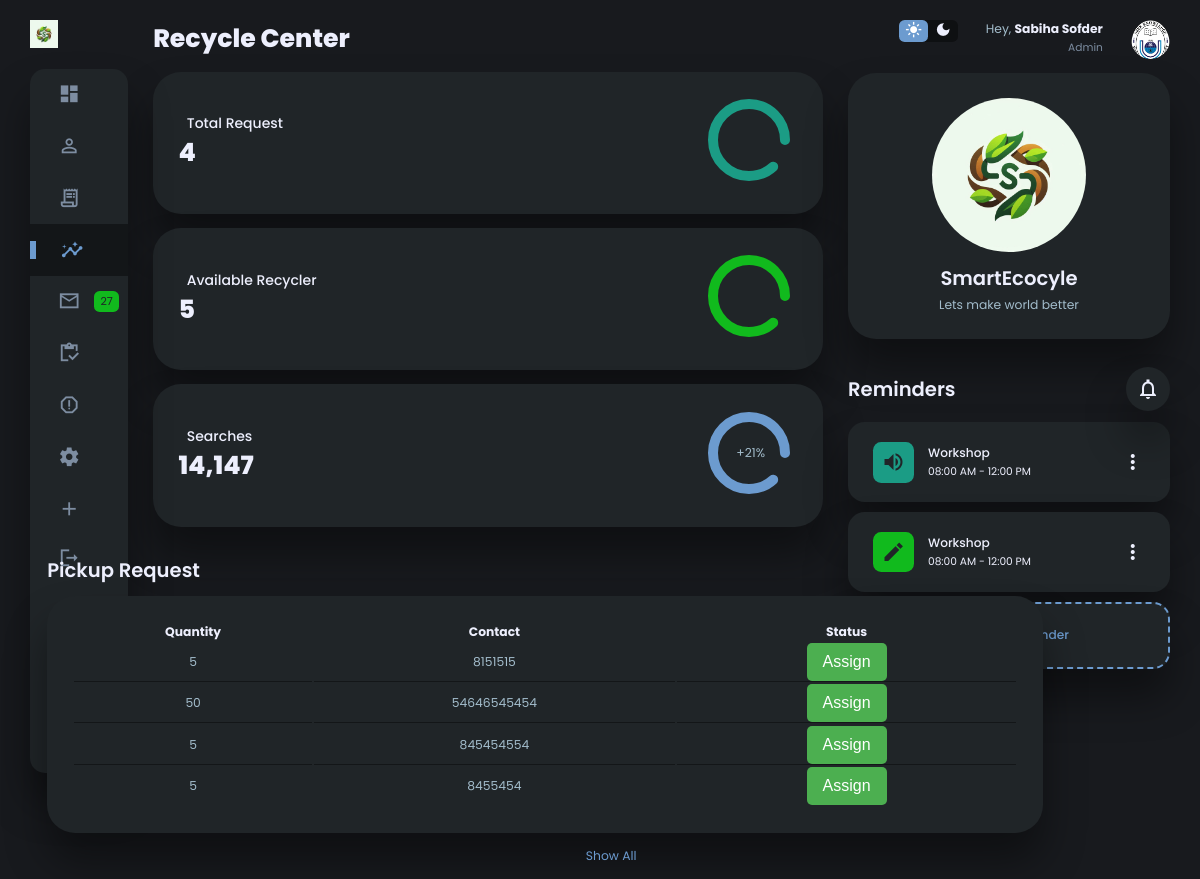
/recycler/ (signed in), run on an earlier commit of the app's database.
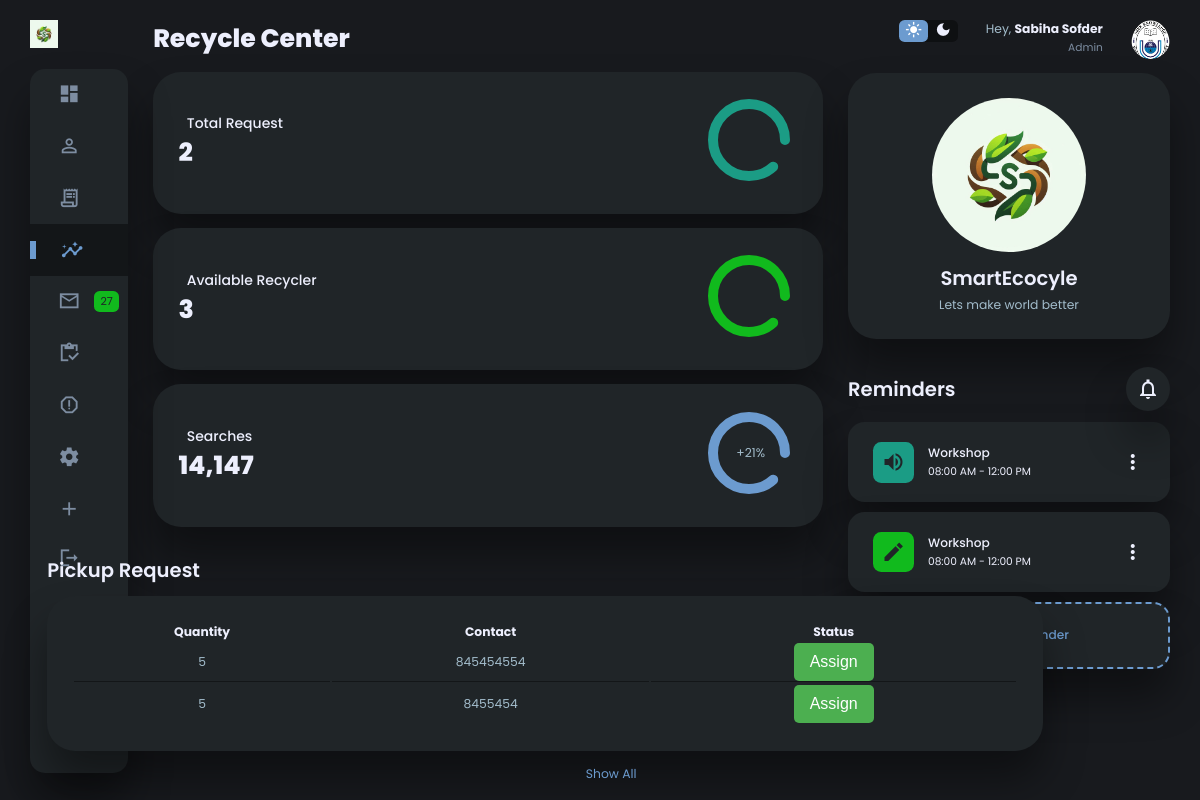
And on a later commit of the database.
### app/models.py (models this page shows, shortened)
class PickupRequest(models.Model):
    address = models.CharField(max_length=255, default="Unknown")
    quantity = models.CharField(max_length=50, default="Unknown")
    contact = models.CharField(max_length=15, default="Unknown")
    latitude = models.DecimalField(max_digits=9, decimal_places=7)
    longitude = models.DecimalField(max_digits=9, decimal_places=7)
    status = models.CharField(max_length=20, default='Pending')
    created_at = models.DateTimeField(auto_now_add=True)

### app/views.py (the view)
# urls.py: path('recycler/', views.recyclerHomepage, name='recycler'),
def recyclerHomepage(request):
    if not request.session.get('is_authenticated'):  # Check session authentication
        return redirect('homepage')
    pickup = PickupRequest.objects.filter()
    pickup_count= len(pickup)
    recycler = Recycler.objects.filter()
    available_recycler= len(recycler)
    args = {
        "pickup": pickup,
        "pickup_count": pickup_count,
        "available_recycler": available_recycler,
        "recycler": recycler,
    }
    return render(request, 'recycler.html',args)

### templates/recycler.html (shortened to what the changed rows need)
<!DOCTYPE html>
<html lang="en">
<head>
    <link rel="stylesheet" href="/static/dashboard.css">
</head>
<body>
    <div class="container">
        <main>
            <h1>Recycle Center</h1>
            <div class="analyse">
                <div class="sales">
                    <div class="status">
                        <div class="info">
                            <h3>Total Request</h3>
                            <h1>{{pickup_count}}</h1>
                        </div>
                    </div>
                </div>
                <div class="visits">
                    <div class="status">
                        <div class="info">
                            <h3>Available Recycler</h3>
                            <h1>{{available_recycler}}</h1>
                        </div>
                    </div>
                </div>
                <div class="searches">
                    <div class="status">
                        <div class="info">
                            <h1>14,147</h1>
                        </div>
                    </div>
                </div>
            </div>
            <div class="recent-orders">
                <h2>Pickup Request</h2>
                <table>
                    <thead>
                        <tr>
                            <th>Quantity</th>
                            <th>Contact</th>
                            <th>Status</th>
                        </tr>
                    </thead>
                    <tbody>
                        {% for i in pickup %}
                        <tr>
                            <td>
                                <p>{{i.quantity}}</p>
                            </td>
                            <td>
                                <p>{{i.contact}}</p>
                            </td>
                            <td>
                                <div class="dropdown">
                                    <button class="dropbtn">Assign</button>
                                </div>
                            </td>
                        </tr>
                        {% endfor %}
                    </tbody>
                </table>
            </div>
        </main>
        <div class="right-section">
            <div class="user-profile">
                <div class="logo">
                    <h2>SmartEcocyle</h2>
                </div>
            </div>
            <div class="reminders">
                <div class="header">
                    <h2>Reminders</h2>
                </div>
            </div>
        </div>
    </div>
</body>
</html>

What changed in the data, as far as the page shows it:
removed PickupRequest: quantity "5", contact "8151515"
removed PickupRequest: quantity "50", contact "54646545454"
Also different on the page:
{{ pickup_count }}: "4" → "2"
{{ available_recycler }}: "5" → "3"
